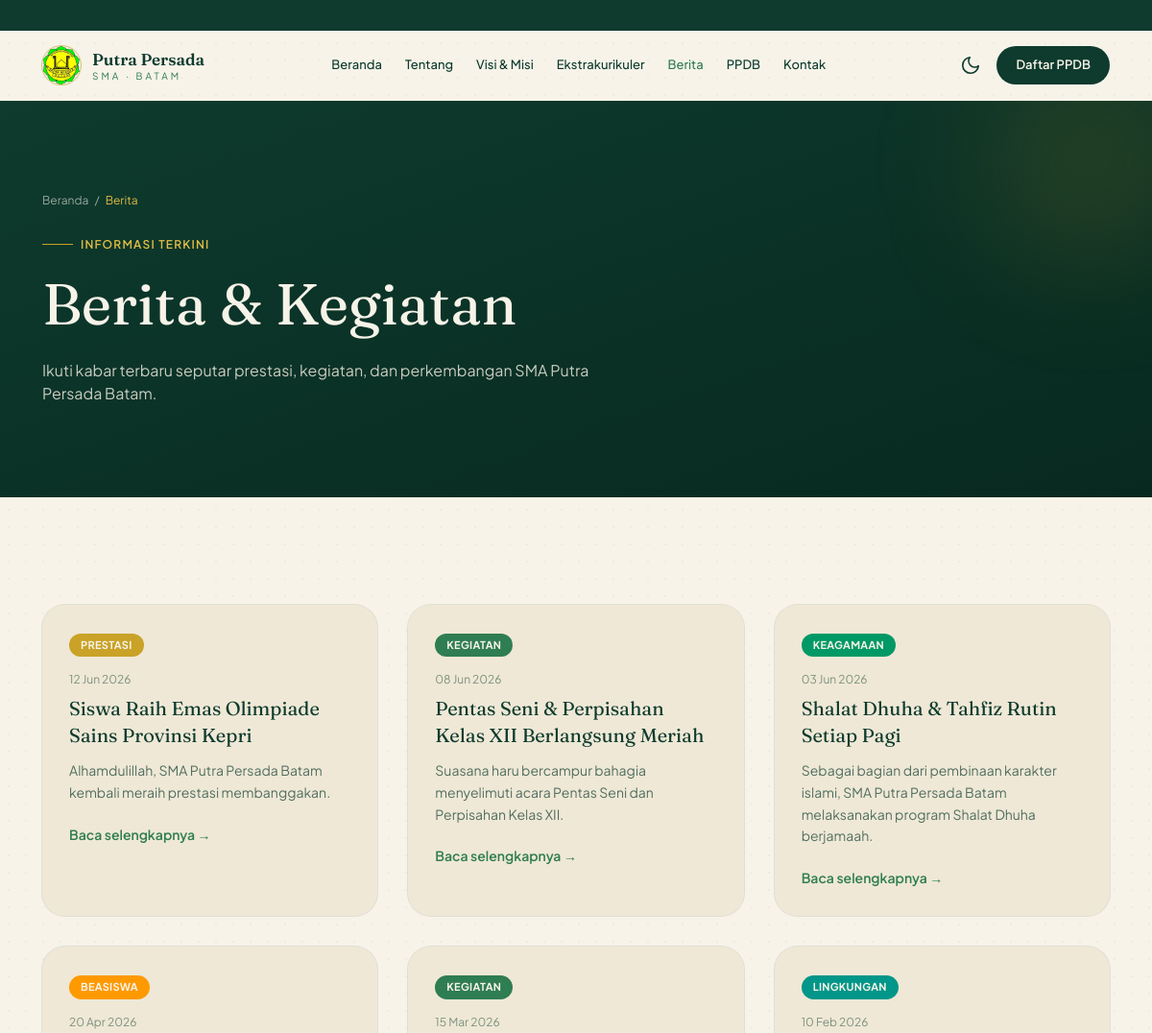
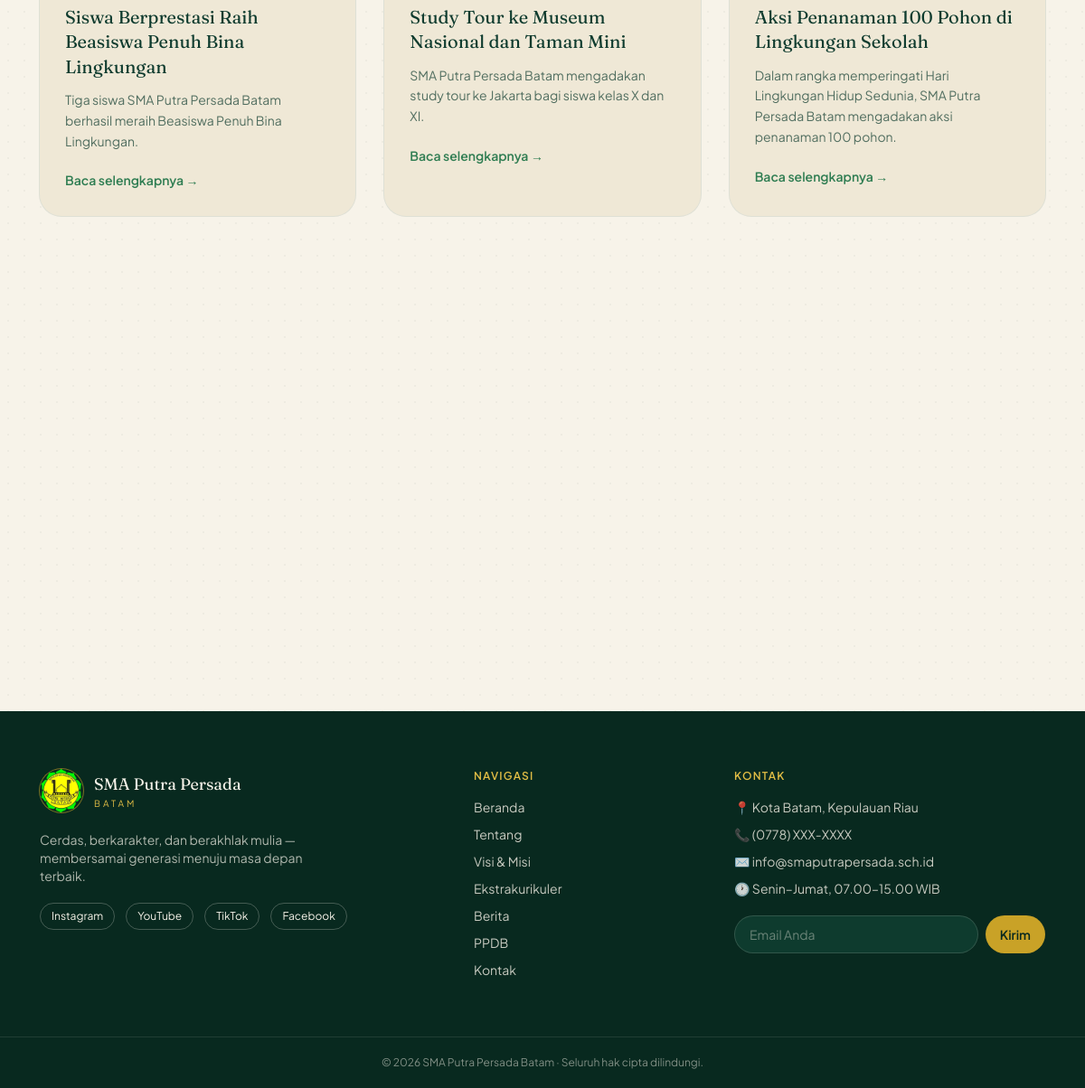
Page /berita.php on the committed database (2 pictures, top to bottom).
### tables this page shows
CREATE TABLE berita (
  id       INT AUTO_INCREMENT PRIMARY KEY,
  judul    VARCHAR(255) NOT NULL,
  slug     VARCHAR(255) NOT NULL UNIQUE,
  kategori VARCHAR(50)  NOT NULL,
  isi      LONGTEXT     NOT NULL,
  gambar   VARCHAR(255) DEFAULT NULL,
  tanggal  DATE         NOT NULL,
  dilihat  INT          NOT NULL DEFAULT 0
);

### config/koneksi.php (called while the page is built, shortened)
<?php
function esc(string $str): string {
    return htmlspecialchars($str, ENT_QUOTES, 'UTF-8');
}
function tglPendek(string $tgl): string {
    $bulan = ['Jan','Feb','Mar','Apr','Mei','Jun','Jul','Ags','Sep','Okt','Nov','Des'];
    $d = new DateTime($tgl);
    return $d->format('d') . ' ' . $bulan[(int)$d->format('m') - 1] . ' ' . $d->format('Y');
}

### berita.php (the view, shortened to what this page needs)
<?php
require_once __DIR__ . '/config/koneksi.php';
$pdo = db();
$beritaList = $pdo->query('SELECT judul, slug, kategori, isi, tanggal, dilihat FROM berita ORDER BY tanggal DESC')->fetchAll();
$kategoriWarna = [
  'Prestasi'   => 'bg-brass',
  'Kegiatan'   => 'bg-leaf',
  'Keagamaan'  => 'bg-emerald-600',
  'Beasiswa'   => 'bg-amber-500',
  'Lingkungan' => 'bg-teal-600',
];
include __DIR__ . '/includes/head.php';
?>
<section class="relative z-10 bg-gradient-to-br from-pine to-pine-deep text-cream overflow-hidden">
  <div class="absolute -top-10 -right-10 w-52 h-52 rounded-full bg-brass/15 blur-3xl"></div>
  <div class="max-w-6xl mx-auto px-5 py-16 sm:py-24 relative z-10">
    <nav class="text-xs text-cream/60 mb-5"><a href="index.php" class="hover:text-brass-light">Beranda</a> <span class="mx-1">/</span> <span class="text-brass-light">Berita</span></nav>
    <p class="inline-flex items-center gap-2 text-xs font-semibold tracking-widest text-brass-light uppercase mb-4"><span class="h-px w-8 bg-brass"></span> Informasi Terkini</p>
    <h1 class="font-serif text-4xl sm:text-6xl leading-tight max-w-3xl">Berita & Kegiatan</h1>
    <p class="text-cream/80 mt-5 max-w-xl">Ikuti kabar terbaru seputar prestasi, kegiatan, dan perkembangan SMA Putra Persada Batam.</p>
  </div>
</section>
<section class="relative z-10 max-w-6xl mx-auto px-5 py-20 sm:py-28">
  <div class="grid sm:grid-cols-2 lg:grid-cols-3 gap-8">
    <?php foreach ($beritaList as $b):
      $warna = $kategoriWarna[$b['kategori']] ?? 'bg-brass';
    ?>
    <a href="berita-detail.php?slug=<?php echo rawurlencode($b['slug']); ?>" class="group block bg-cream-deep dark:bg-pine rounded-[1.5rem] p-7 ring-1 ring-pine/10 dark:ring-cream/10 hover:ring-brass transition">
      <span class="inline-block <?php echo $warna; ?> text-cream text-[11px] font-bold tracking-wide uppercase px-3 py-1 rounded-full mb-4"><?php echo esc($b['kategori']); ?></span>
      <p class="text-xs text-pine/50 dark:text-cream/50 mb-2"><?php echo tglPendek($b['tanggal']); ?></p>
      <h3 class="font-serif text-xl text-pine dark:text-cream mb-3 leading-snug group-hover:text-leaf dark:group-hover:text-brass-light transition"><?php echo esc($b['judul']); ?></h3>
      <p class="text-pine/70 dark:text-cream/70 text-sm leading-relaxed mb-5"><?php echo esc(mb_strimwidth(strip_tags($b['isi']), 0, 160, '...')); ?></p>
      <span class="elink text-sm font-semibold text-leaf dark:text-brass-light">Baca selengkapnya →</span>
    </a>
    <?php endforeach; ?>
  </div>
</section>
<section class="relative z-10 max-w-6xl mx-auto px-5 pb-20 sm:pb-28">
</section>
<?php include __DIR__ . '/includes/foot.php'; ?>

### assets/css/styles.css (style rules this page uses)
html { scroll-padding-top: 80px; }
.font-serif { font-family: var(--font-serif); }
.paper::before { content:""; position:fixed; inset:0; pointer-events:none; z-index:1; opacity:.04; background-image:radial-gradient(#0E3B2E 1px, transparent 1px); background-size:18px 18px; }
.elink { position:relative; }
.elink::after { content:""; position:absolute; left:0; bottom:-2px; height:1px; width:0; background:currentColor; transition:width .3s ease; }

### rows in the picture
berita: kategori "PRESTASI", tanggal "12 Jun 2026", judul "Siswa Raih Emas Olimpiade Sains Provinsi Kepri", isi "Alhamdulillah, SMA Putra Persada Batam kembali meraih prestasi membanggakan."
berita: kategori "KEGIATAN", tanggal "08 Jun 2026", judul "Pentas Seni & Perpisahan Kelas XII Berlangsung Meriah", isi "Suasana haru bercampur bahagia menyelimuti acara Pentas Seni dan Perpisahan Kelas XII."
berita: kategori "KEAGAMAAN", tanggal "03 Jun 2026", judul "Shalat Dhuha & Tahfiz Rutin Setiap Pagi", isi "Sebagai bagian dari pembinaan karakter islami, SMA Putra Persada Batam melaksanakan program Shalat Dhuha berjamaah."
berita: kategori "BEASISWA", tanggal "20 Apr 2026", judul "Siswa Berprestasi Raih Beasiswa Penuh Bina Lingkungan", isi "Tiga siswa SMA Putra Persada Batam berhasil meraih Beasiswa Penuh Bina Lingkungan."
berita: kategori "KEGIATAN", tanggal "15 Mar 2026", judul "Study Tour ke Museum Nasional dan Taman Mini", isi "SMA Putra Persada Batam mengadakan study tour ke Jakarta bagi siswa kelas X dan XI."
berita: kategori "LINGKUNGAN", tanggal "10 Feb 2026", judul "Aksi Penanaman 100 Pohon di Lingkungan Sekolah", isi "Dalam rangka memperingati Hari Lingkungan Hidup Sedunia, SMA Putra Persada Batam mengadakan aksi penanaman 100 pohon."
